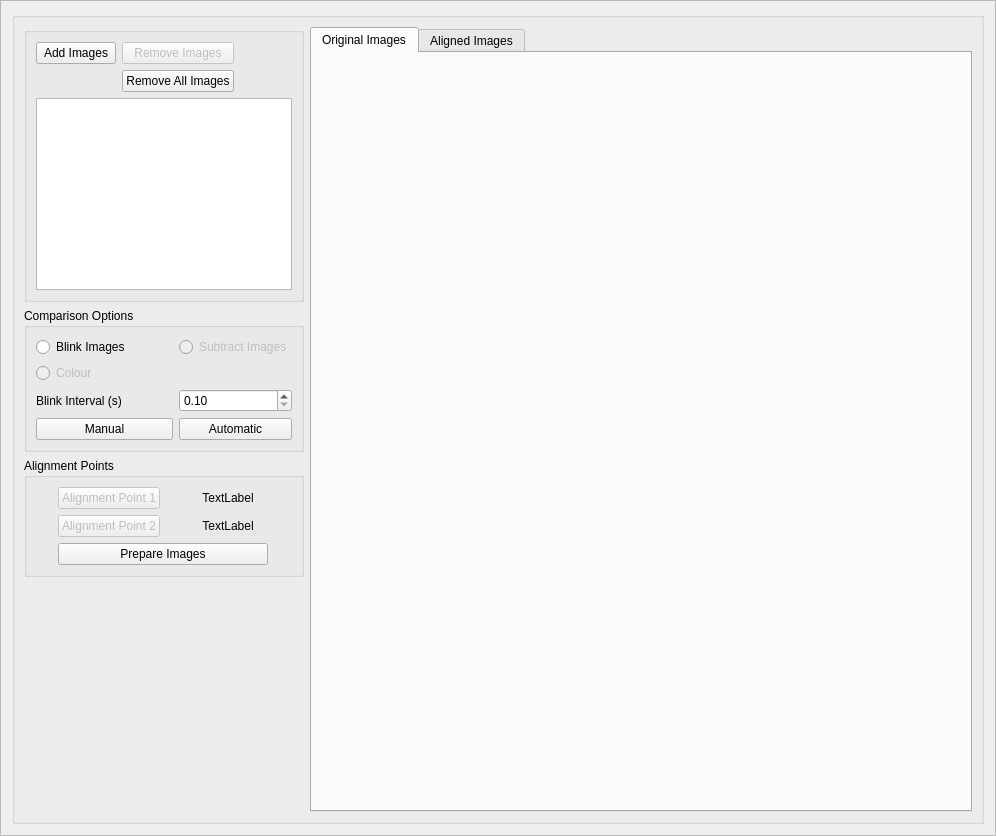
<?xml version="1.0" encoding="UTF-8"?>
<ui version="4.0">
 <class>Frame</class>
 <widget class="QFrame" name="Frame">
  <property name="geometry">
   <rect>
    <x>0</x>
    <y>0</y>
    <width>996</width>
    <height>836</height>
   </rect>
  </property>
  <property name="windowTitle">
   <string>Frame</string>
  </property>
  <property name="frameShape">
   <enum>QFrame::StyledPanel</enum>
  </property>
  <property name="frameShadow">
   <enum>QFrame::Raised</enum>
  </property>
  <layout class="QGridLayout" name="gridLayout">
   <item row="1" column="2" rowspan="5">
    <widget class="QGroupBox" name="groupBoxImage">
     <property name="sizePolicy">
      <sizepolicy hsizetype="Expanding" vsizetype="Preferred">
       <horstretch>0</horstretch>
       <verstretch>0</verstretch>
      </sizepolicy>
     </property>
     <property name="cursor">
      <cursorShape>ArrowCursor</cursorShape>
     </property>
     <layout class="QGridLayout" name="gridLayout_2">
      <item row="0" column="0">
       <widget class="QGroupBox" name="groupBox">
        <property name="sizePolicy">
         <sizepolicy hsizetype="Fixed" vsizetype="Fixed">
          <horstretch>0</horstretch>
          <verstretch>0</verstretch>
         </sizepolicy>
        </property>
        <property name="maximumSize">
         <size>
          <width>1000</width>
          <height>500</height>
         </size>
        </property>
        <property name="title">
         <string/>
        </property>
        <layout class="QGridLayout" name="gridLayout_4">
         <item row="0" column="1">
          <widget class="QPushButton" name="pushButtonRemove">
           <property name="enabled">
            <bool>false</bool>
           </property>
           <property name="sizePolicy">
            <sizepolicy hsizetype="Preferred" vsizetype="Fixed">
             <horstretch>0</horstretch>
             <verstretch>0</verstretch>
            </sizepolicy>
           </property>
           <property name="text">
            <string>Remove Images</string>
           </property>
           <property name="icon">
            <iconset resource="../VSOP.qrc">
             <normaloff>:/images/image_remove.png</normaloff>:/images/image_remove.png</iconset>
           </property>
          </widget>
         </item>
         <item row="0" column="0">
          <widget class="QPushButton" name="pushButtonAdd">
           <property name="sizePolicy">
            <sizepolicy hsizetype="Preferred" vsizetype="Fixed">
             <horstretch>0</horstretch>
             <verstretch>0</verstretch>
            </sizepolicy>
           </property>
           <property name="text">
            <string>Add Images</string>
           </property>
           <property name="icon">
            <iconset resource="../VSOP.qrc">
             <normaloff>:/images/image-add.png</normaloff>:/images/image-add.png</iconset>
           </property>
          </widget>
         </item>
         <item row="2" column="0" colspan="3">
          <widget class="QListWidget" name="listWidgetImages">
           <property name="sizePolicy">
            <sizepolicy hsizetype="Preferred" vsizetype="Maximum">
             <horstretch>0</horstretch>
             <verstretch>0</verstretch>
            </sizepolicy>
           </property>
           <property name="editTriggers">
            <set>QAbstractItemView::NoEditTriggers</set>
           </property>
           <property name="showDropIndicator" stdset="0">
            <bool>false</bool>
           </property>
           <property name="alternatingRowColors">
            <bool>true</bool>
           </property>
           <property name="selectionMode">
            <enum>QAbstractItemView::ExtendedSelection</enum>
           </property>
           <property name="selectionBehavior">
            <enum>QAbstractItemView::SelectItems</enum>
           </property>
           <property name="iconSize">
            <size>
             <width>20</width>
             <height>20</height>
            </size>
           </property>
           <property name="sortingEnabled">
            <bool>true</bool>
           </property>
          </widget>
         </item>
         <item row="1" column="1">
          <widget class="QPushButton" name="pushButtonRemoveAll">
           <property name="sizePolicy">
            <sizepolicy hsizetype="Preferred" vsizetype="Fixed">
             <horstretch>0</horstretch>
             <verstretch>0</verstretch>
            </sizepolicy>
           </property>
           <property name="text">
            <string>Remove All Images</string>
           </property>
           <property name="icon">
            <iconset resource="../VSOP.qrc">
             <normaloff>:/images/image-zap.png</normaloff>:/images/image-zap.png</iconset>
           </property>
          </widget>
         </item>
        </layout>
       </widget>
      </item>
      <item row="0" column="2" rowspan="5">
       <widget class="QTabWidget" name="tabWidget">
        <property name="currentIndex">
         <number>0</number>
        </property>
        <widget class="QWidget" name="tab">
         <attribute name="title">
          <string>Original Images</string>
         </attribute>
         <layout class="QGridLayout" name="gridLayout_5">
          <item row="0" column="0">
           <widget class="QWidget" name="widget" native="true"/>
          </item>
         </layout>
        </widget>
        <widget class="QWidget" name="tab_2">
         <attribute name="title">
          <string>Aligned Images</string>
         </attribute>
         <layout class="QGridLayout" name="gridLayout_7">
          <item row="1" column="0">
           <widget class="QWidget" name="widget_2" native="true"/>
          </item>
          <item row="0" column="0">
           <widget class="QLabel" name="labelCurrentFile">
            <property name="sizePolicy">
             <sizepolicy hsizetype="Preferred" vsizetype="Minimum">
              <horstretch>0</horstretch>
              <verstretch>0</verstretch>
             </sizepolicy>
            </property>
            <property name="font">
             <font>
              <pointsize>10</pointsize>
              <weight>75</weight>
              <bold>true</bold>
             </font>
            </property>
            <property name="frameShape">
             <enum>QFrame::StyledPanel</enum>
            </property>
            <property name="frameShadow">
             <enum>QFrame::Sunken</enum>
            </property>
            <property name="lineWidth">
             <number>1</number>
            </property>
            <property name="midLineWidth">
             <number>0</number>
            </property>
            <property name="text">
             <string/>
            </property>
            <property name="alignment">
             <set>Qt::AlignCenter</set>
            </property>
           </widget>
          </item>
         </layout>
        </widget>
       </widget>
      </item>
      <item row="1" column="0">
       <widget class="QGroupBox" name="groupBox_2">
        <property name="sizePolicy">
         <sizepolicy hsizetype="Preferred" vsizetype="Fixed">
          <horstretch>0</horstretch>
          <verstretch>0</verstretch>
         </sizepolicy>
        </property>
        <property name="title">
         <string>Comparison Options</string>
        </property>
        <layout class="QGridLayout" name="gridLayout_3">
         <item row="2" column="0">
          <widget class="QLabel" name="label_2">
           <property name="text">
            <string>Blink Interval (s)</string>
           </property>
          </widget>
         </item>
         <item row="3" column="1">
          <widget class="QPushButton" name="pushButtonAutomatic">
           <property name="text">
            <string>Automatic</string>
           </property>
           <property name="checkable">
            <bool>true</bool>
           </property>
          </widget>
         </item>
         <item row="0" column="1">
          <widget class="QRadioButton" name="radioButtonSubtract">
           <property name="enabled">
            <bool>false</bool>
           </property>
           <property name="sizePolicy">
            <sizepolicy hsizetype="Fixed" vsizetype="Fixed">
             <horstretch>0</horstretch>
             <verstretch>0</verstretch>
            </sizepolicy>
           </property>
           <property name="text">
            <string>Subtract Images</string>
           </property>
           <property name="icon">
            <iconset resource="../VSOP.qrc">
             <normaloff>:/images/construction.png</normaloff>:/images/construction.png</iconset>
           </property>
          </widget>
         </item>
         <item row="0" column="0">
          <widget class="QRadioButton" name="radioButtonBlink">
           <property name="text">
            <string>Blink Images</string>
           </property>
          </widget>
         </item>
         <item row="3" column="0">
          <widget class="QPushButton" name="pushButtonManual">
           <property name="text">
            <string>Manual</string>
           </property>
          </widget>
         </item>
         <item row="2" column="1">
          <widget class="QDoubleSpinBox" name="doubleSpinBoxInterval">
           <property name="minimum">
            <double>0.100000000000000</double>
           </property>
           <property name="maximum">
            <double>10.000000000000000</double>
           </property>
           <property name="singleStep">
            <double>0.100000000000000</double>
           </property>
          </widget>
         </item>
         <item row="1" column="0">
          <widget class="QRadioButton" name="radioButtonColour">
           <property name="enabled">
            <bool>false</bool>
           </property>
           <property name="text">
            <string>Colour</string>
           </property>
           <property name="icon">
            <iconset resource="../VSOP.qrc">
             <normaloff>:/images/construction.png</normaloff>:/images/construction.png</iconset>
           </property>
          </widget>
         </item>
        </layout>
       </widget>
      </item>
      <item row="2" column="0">
       <widget class="QGroupBox" name="groupBox_4">
        <property name="sizePolicy">
         <sizepolicy hsizetype="Preferred" vsizetype="Preferred">
          <horstretch>0</horstretch>
          <verstretch>0</verstretch>
         </sizepolicy>
        </property>
        <property name="maximumSize">
         <size>
          <width>16777215</width>
          <height>16777215</height>
         </size>
        </property>
        <property name="title">
         <string>Alignment Points</string>
        </property>
        <layout class="QGridLayout" name="gridLayout_6">
         <item row="1" column="0">
          <widget class="QPushButton" name="pushButtonAlign1">
           <property name="enabled">
            <bool>false</bool>
           </property>
           <property name="sizePolicy">
            <sizepolicy hsizetype="Fixed" vsizetype="Fixed">
             <horstretch>0</horstretch>
             <verstretch>0</verstretch>
            </sizepolicy>
           </property>
           <property name="palette">
            <palette>
             <active>
              <colorrole role="WindowText">
               <brush brushstyle="SolidPattern">
                <color alpha="255">
                 <red>255</red>
                 <green>0</green>
                 <blue>0</blue>
                </color>
               </brush>
              </colorrole>
             </active>
             <inactive>
              <colorrole role="WindowText">
               <brush brushstyle="SolidPattern">
                <color alpha="255">
                 <red>255</red>
                 <green>0</green>
                 <blue>0</blue>
                </color>
               </brush>
              </colorrole>
             </inactive>
             <disabled>
              <colorrole role="WindowText">
               <brush brushstyle="SolidPattern">
                <color alpha="255">
                 <red>106</red>
                 <green>104</green>
                 <blue>100</blue>
                </color>
               </brush>
              </colorrole>
             </disabled>
            </palette>
           </property>
           <property name="text">
            <string>Alignment Point 1</string>
           </property>
           <property name="icon">
            <iconset resource="../VSOP.qrc">
             <normaloff>:/images/Target-icon.png</normaloff>:/images/Target-icon.png</iconset>
           </property>
           <property name="checkable">
            <bool>true</bool>
           </property>
           <property name="autoExclusive">
            <bool>false</bool>
           </property>
          </widget>
         </item>
         <item row="2" column="0">
          <widget class="QPushButton" name="pushButtonAlign2">
           <property name="enabled">
            <bool>false</bool>
           </property>
           <property name="sizePolicy">
            <sizepolicy hsizetype="Fixed" vsizetype="Fixed">
             <horstretch>0</horstretch>
             <verstretch>0</verstretch>
            </sizepolicy>
           </property>
           <property name="text">
            <string>Alignment Point 2</string>
           </property>
           <property name="icon">
            <iconset resource="../VSOP.qrc">
             <normaloff>:/images/Target-icon.png</normaloff>:/images/Target-icon.png</iconset>
           </property>
           <property name="checkable">
            <bool>true</bool>
           </property>
           <property name="autoExclusive">
            <bool>false</bool>
           </property>
          </widget>
         </item>
         <item row="1" column="1">
          <widget class="QLabel" name="labelAlign1">
           <property name="sizePolicy">
            <sizepolicy hsizetype="Fixed" vsizetype="Fixed">
             <horstretch>0</horstretch>
             <verstretch>0</verstretch>
            </sizepolicy>
           </property>
           <property name="minimumSize">
            <size>
             <width>80</width>
             <height>0</height>
            </size>
           </property>
           <property name="text">
            <string>TextLabel</string>
           </property>
           <property name="alignment">
            <set>Qt::AlignCenter</set>
           </property>
          </widget>
         </item>
         <item row="2" column="1">
          <widget class="QLabel" name="labelAlign2">
           <property name="sizePolicy">
            <sizepolicy hsizetype="Fixed" vsizetype="Fixed">
             <horstretch>0</horstretch>
             <verstretch>0</verstretch>
            </sizepolicy>
           </property>
           <property name="minimumSize">
            <size>
             <width>80</width>
             <height>0</height>
            </size>
           </property>
           <property name="text">
            <string>TextLabel</string>
           </property>
           <property name="alignment">
            <set>Qt::AlignCenter</set>
           </property>
          </widget>
         </item>
         <item row="3" column="0" colspan="2">
          <widget class="QPushButton" name="pushButtonPrepare">
           <property name="text">
            <string>Prepare Images</string>
           </property>
           <property name="icon">
            <iconset resource="../VSOP.qrc">
             <normaloff>:/images/calculator_black.png</normaloff>:/images/calculator_black.png</iconset>
           </property>
          </widget>
         </item>
        </layout>
       </widget>
      </item>
     </layout>
    </widget>
   </item>
  </layout>
 </widget>
 <resources>
  <include location="../VSOP.qrc"/>
 </resources>
 <connections/>
</ui>
